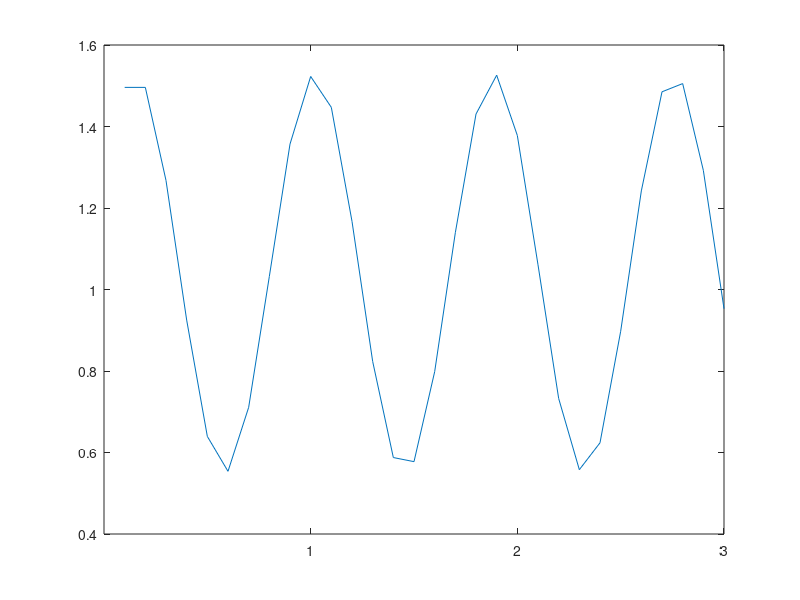

The MATLAB source for this figure:
dt = 0.1;
simulationLength = 3;
numIterations = simulationLength / dt;

initDisplacement = 0.3; % m (initial displacement of spring)
springConstant = 10; % N/m
unweightedLength = 1; % m (unweighted length of spring)
gravitationalConstant = 9.8; % m/s^2
mass = 0.2; % kg
weight = mass * gravitationalConstant;
weightDisplacement = weight / springConstant;

length = zeros(1,numIterations);
length(1) = unweightedLength + weightDisplacement + initDisplacement;
velocity = zeros(1,numIterations);
velocity(1) = 0;

for t = 2:numIterations
  length(t) = length(t-1) + velocity(t-1) * dt;
  displacement = length(t) - unweightedLength;
  restoringForce = -springConstant * displacement;
  acceleration = weight + restoringForce / mass;
  velocity(t) = velocity(t-1) + acceleration * dt;
end

plot(1:numIterations,length);
xticks((1:simulationLength) / dt);
xticklabels(1:simulationLength);